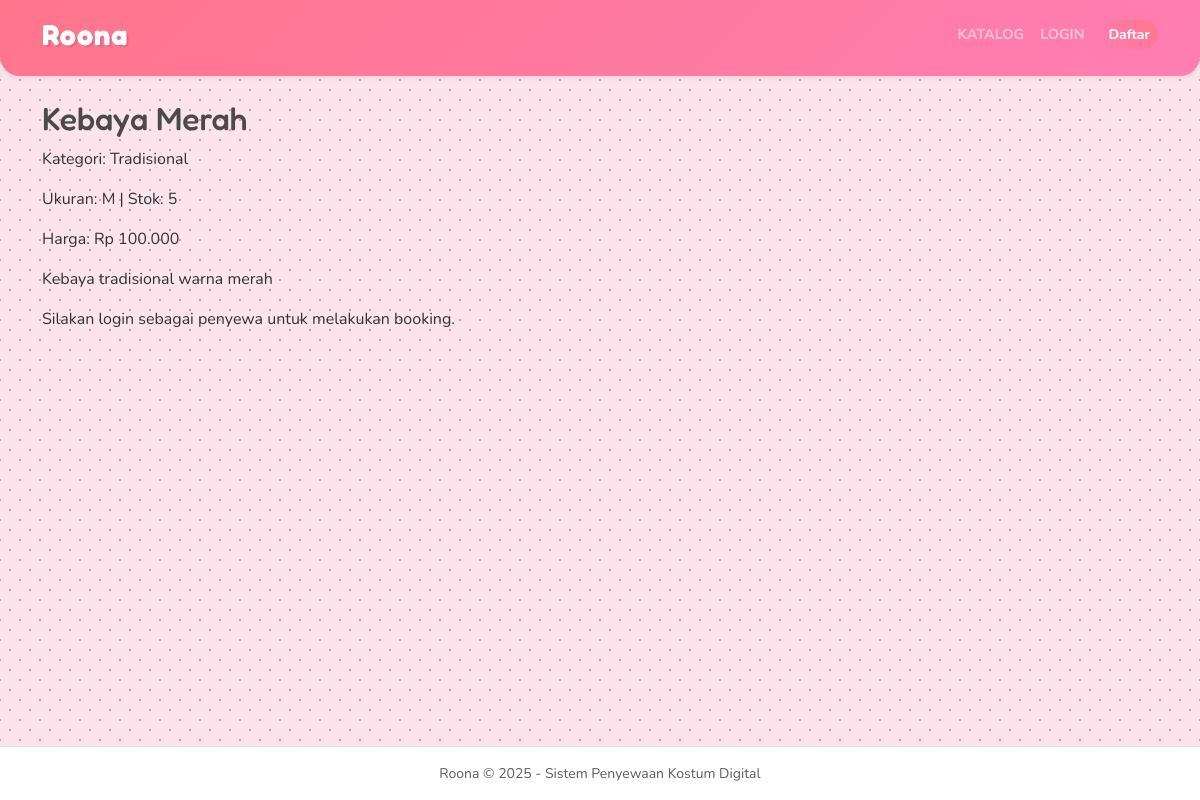
Page /index.php?action=detail&id=1 on the committed database.
### tables this page shows
CREATE TABLE kostum (
  id INT AUTO_INCREMENT PRIMARY KEY,
  nama VARCHAR(150) NOT NULL,
  kategori_id INT,
  ukuran VARCHAR(50),
  stok INT DEFAULT 0,
  harga_sewa DECIMAL(12,2) NOT NULL,
  deskripsi TEXT,
  created_at TIMESTAMP DEFAULT CURRENT_TIMESTAMP,
  gambar VARCHAR(255) DEFAULT NULL,
  FOREIGN KEY (kategori_id) REFERENCES kategori_kostum(id) ON DELETE SET NULL
);

CREATE TABLE kategori_kostum (
  id INT AUTO_INCREMENT PRIMARY KEY,
  nama VARCHAR(100) NOT NULL
);

### app/controllers/UserController.php (called while the page is built, shortened)
<?php
require_once __DIR__ . '/../models/Kostum.php';
class UserController {
    private $kostum;
    public function __construct($pdo){
        $this->kostum = new Kostum($pdo);
    }
    public function detail(){
        $id = intval($_GET['id'] ?? 0);
        $item = $this->kostum->find($id);
        include __DIR__ . '/../views/user/kostum_detail.php';
    }
}

### app/models/Kostum.php (called while the page is built, shortened)
<?php
class Kostum {
    private $pdo;
    public function __construct($pdo){ $this->pdo = $pdo; }
    public function find($id){
        $stmt = $this->pdo->prepare("SELECT k.*, c.nama as kategori FROM kostum k LEFT JOIN kategori_kostum c ON k.kategori_id=c.id WHERE k.id=:id");
        $stmt->execute(['id'=>$id]);
        return $stmt->fetch();
    }
}

### app/views/user/kostum_detail.php (the view)
<?php include __DIR__ . '/../partials/header.php'; ?>
<h2><?=htmlspecialchars($item['nama'] ?? 'Tidak ditemukan')?></h2>
<p>Kategori: <?=htmlspecialchars($item['kategori'] ?? '-')?></p>
<p>Ukuran: <?=htmlspecialchars($item['ukuran'])?> | Stok: <?=htmlspecialchars($item['stok'])?></p>
<p>Harga: Rp <?=number_format($item['harga_sewa'] ?? 0,0,',','.')?></p>
<p><?=nl2br(htmlspecialchars($item['deskripsi'] ?? ''))?></p>
<?php if(isset($_SESSION['user']) && $_SESSION['user']['role']=='penyewa'): ?>
  <h3>Booking</h3>
  <form method="post" action="index.php?action=create_booking">
    Jumlah: <input type="number" name="items[<?=$item['id']?>]" value="1" min="1" max="<?=max(1,$item['stok']??1)?>">
    <input type="hidden" name="tanggal_booking" value="<?=date('Y-m-d')?>">
    <button type="submit">Booking</button>
  </form>
<?php else: ?>
  <p>Silakan login sebagai penyewa untuk melakukan booking.</p>
<?php endif; ?>
<?php include __DIR__ . '/../partials/footer.php'; ?>

### public/assets/style.css (style rules this page uses)
:root { --anime-bg: #2b2d42; --anime-primary: #ff7eb3; --anime-secondary: #7afcff; --anime-card-bg: rgba(255, 255, 255, 0.9); --anime-text: #2d3436; --font-header: 'Fredoka', sans-serif; --font-body: 'Nunito', sans-serif; }
body.anime-theme { background-color: #fce4ec; background-image: radial-gradient(#ff7eb3 1px, transparent 1px), radial-gradient(#ff7eb3 1px, transparent 1px); background-size: 20px 20px; background-position: 0 0, 10px 10px; font-family: var(--font-body); color: var(--anime-text); }
h1, h2, h3, h4, h5 { font-family: var(--font-header); color: #4a4a4a; }

### rows in the picture
kostum: nama "Kebaya Merah", kategori.nama "Tradisional", ukuran "M", stok "5", harga_sewa "100.000", deskripsi "Kebaya tradisional warna merah"
